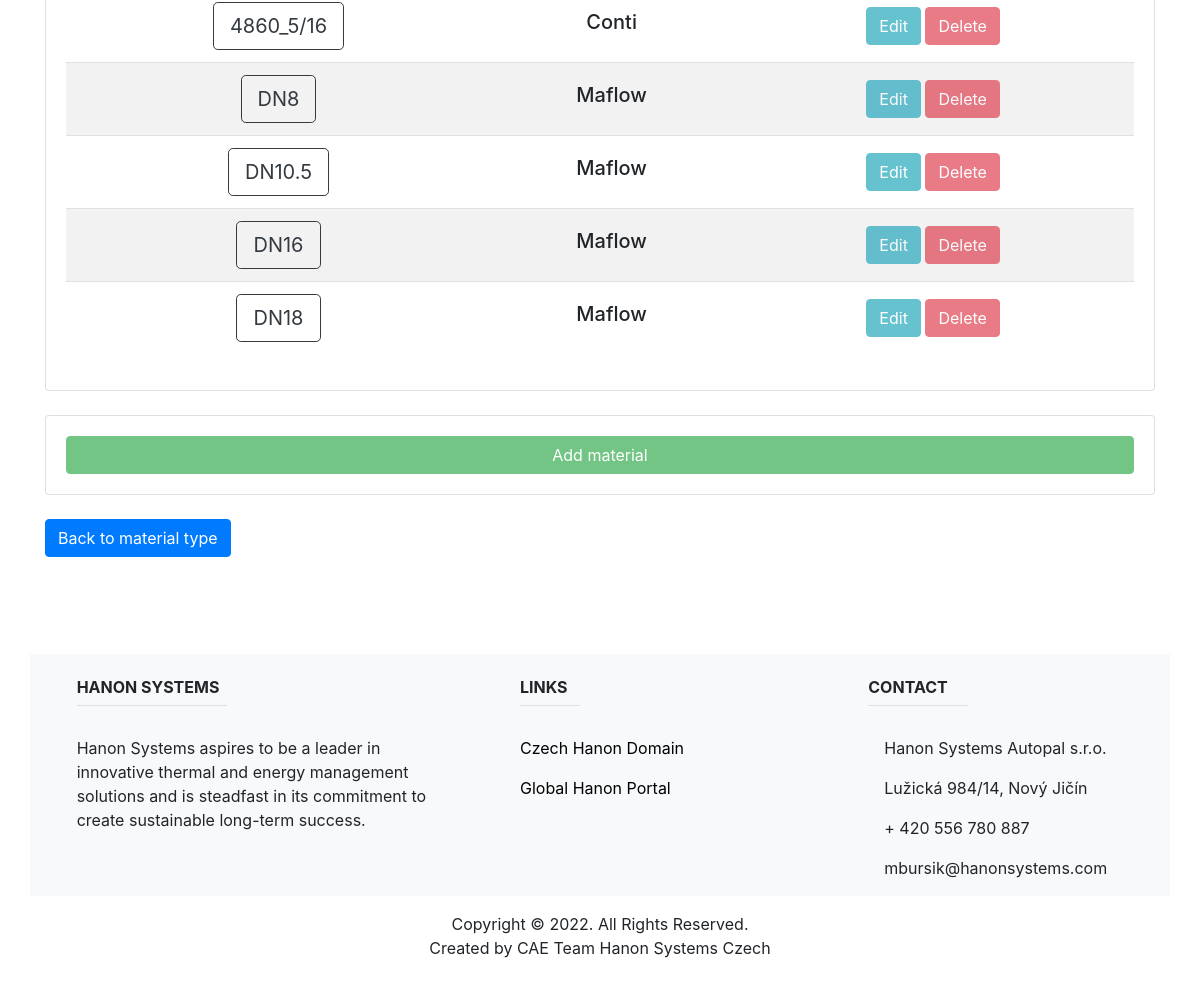
The page /material_type_list/hose/4/ (lower part) on the database as committed earlier.
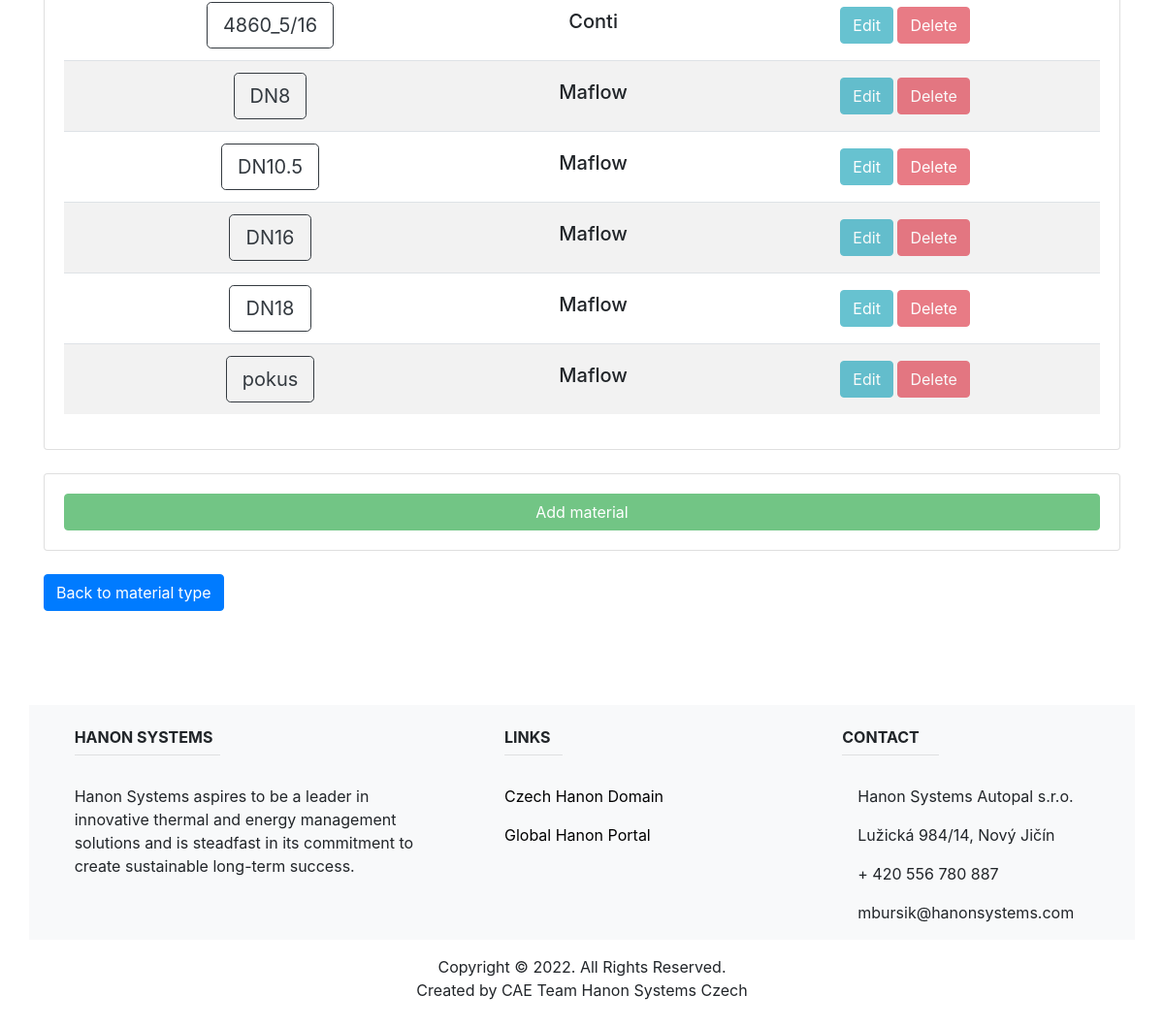
The same page on the database as committed later.
### main/models.py (models this page shows, shortened)
class Hose(models.Model):
    name = models.CharField(max_length=200, unique=True)
    type = models.CharField(max_length=200, choices=HOSE_CHOICES)
    material_type_id = models.ForeignKey(MaterialType, on_delete=models.CASCADE)

### main/views.py (the view)
# urls.py: path('material_type_list/hose/<int:material_type_id>/', views.hose_list, name="hose_list"),
def hose_list(response, material_type_id):
    material_type = MaterialType.objects.get(pk=material_type_id)
    hose_ls = Hose.objects.filter(material_type_id=material_type_id)
    my_filter = HoseFilter(response.GET, queryset=hose_ls)
    hose_ls = my_filter.qs
    return render(response, "main/hose_list.html", {
        "hose_ls": hose_ls,
        "material_type": material_type,
        "my_filter": my_filter,
    })

### main/templates/main/hose_list.html (shortened to what this page needs)
{% extends "main/base.html" %}
{% block content %}
<br>
<br>
<div class="card card-body">
   <table class="table table-striped">
     <tbody>
         {% for item in hose_ls %}
         <tr>
             <td class="text-center align-middle">
                 <a class="btn btn-outline-dark btn-lg" href="{%url 'hose_info' material_type.id item.id%}" role="button">{{item.name}}</a>
             </td>
             <td class="text-center align-middle"><h5>{{item.type}}</h5></td>
             <td class="text-center align-middle">
               {% if user.is_authenticated %}
               <a class="btn btn-info" href="{%url 'update_hose' material_type.id item.id%}">Edit</a>
               <a class="btn btn-danger" href="{%url 'delete_hose' material_type.id item.id%}">Delete</a>
               {% else %}
               <a class="btn btn-info disabled" href="{%url 'update_hose' material_type.id item.id%}">Edit</a>
               <a class="btn btn-danger disabled" href="{%url 'delete_hose' material_type.id item.id%}">Delete</a>
               {% endif %}
             </td>
         </tr>
         {% empty %}
         <h2>Sorry no available data</h2>
         {% endfor %}
     </tbody>
   </table>
</div>
<br>
<div class="card card-body">
    {% if user.is_authenticated %}
    <a class="btn btn-success" href="{%url 'create_hose' material_type.id %}">Add material</a>
    {% else %}
    <a class="btn btn-success disabled" href="{%url 'create_hose' material_type.id %}">Add material</a>
    {% endif %}
</div>
<br>
<a class="btn btn-primary" href="/material_type_list" role="button">Back to material type</a>
{% endblock %}

Rows that differ between the two databases and show on the page:
added Hose: name "pokus", type "Maflow"
